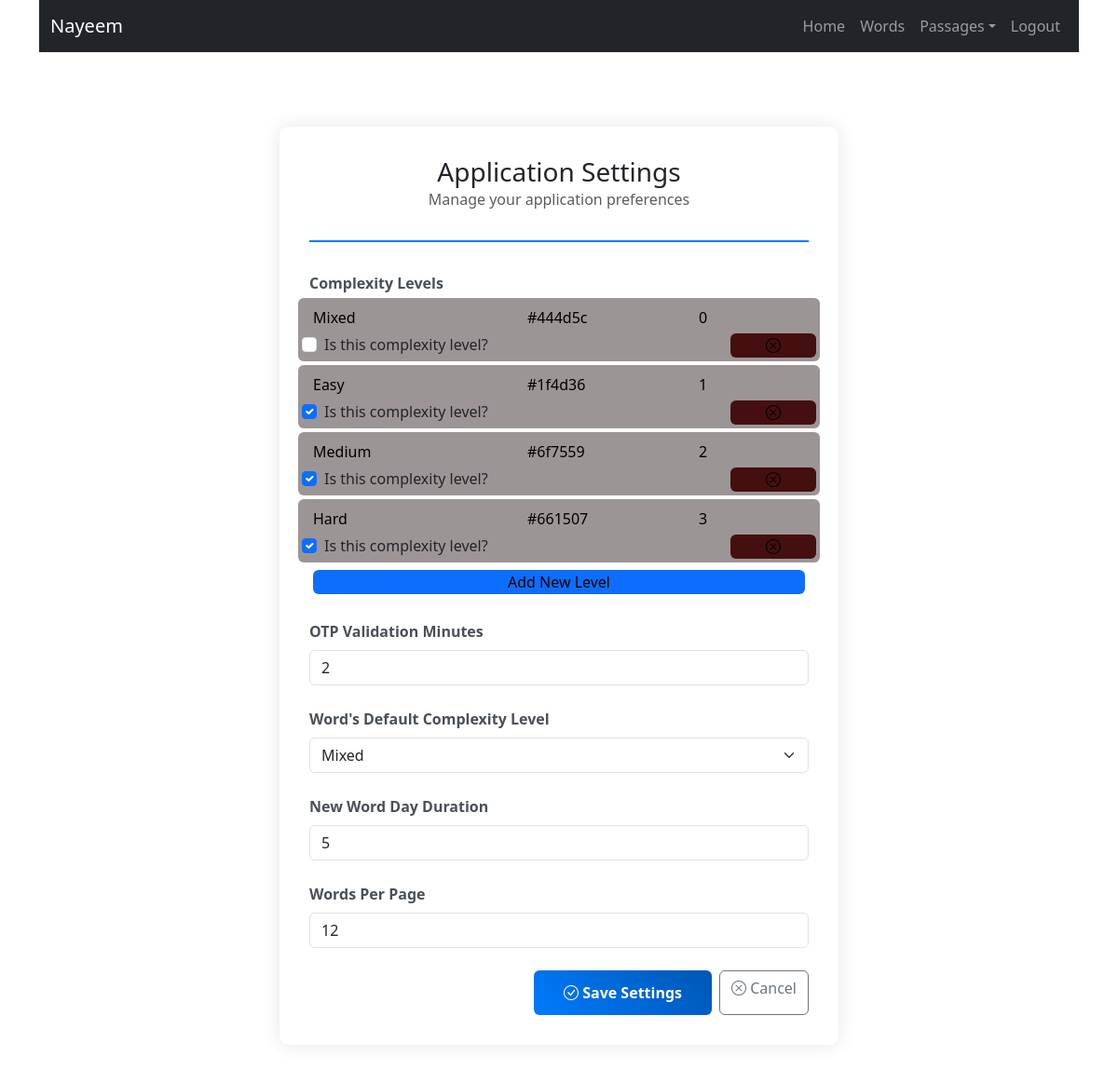
The page /settings/get-user-settings/ (signed in) on the database its author committed.
### user/models.py (models this page shows, shortened)
class User(AbstractUser):
    phone = models.CharField(max_length=100, null=True, blank=True)
    gender = models.CharField(max_length=10, choices=ghelp.list_to_tuple(CHOICE.GENDER), blank=True, null=True)
    user_type = models.CharField(max_length=20, choices=ghelp.list_to_tuple(CHOICE.USER_TYPE), default='General')
    @property
    def short_name(self):
        name = None
        if self.first_name: name = self.first_name
        else:
            if self.last_name: name = self.last_name
        return name

### word/models.py (models this page shows, shortened)
class ComplexityLevel(models.Model):
    text = models.CharField(max_length=50, unique=True)
    difficulty_level = models.IntegerField(default=1)
    color = models.CharField(max_length=50)
    is_complexity_level = models.BooleanField(default=False)
    created_at = models.DateTimeField(auto_now_add=True)

### settings/models.py (models this page shows, shortened)
class Settings(SingletonModel):
    otp_validation_minutes = models.IntegerField(default=2)

class UserSettings(models.Model):
    user = models.OneToOneField(MODELS_USER.User, on_delete=models.CASCADE, related_name='user_setting')
    new_word_day_duration = models.IntegerField(default=7)
    words_per_page = models.IntegerField(default=12)
    words_default_complexity_level = models.ForeignKey(MODELS_WORD.ComplexityLevel, on_delete=models.SET_NULL, blank=True, null=True)

### settings/views.py (the view, shortened to what this page needs)
# urls.py: path('get-user-settings/', views.get_user_settings, name='get-user-settings'),
@login_required(login_url=ghelp.nav_links(key='login')['link'])
def get_user_settings(request):
    html_path = 'dictionary/settings/get-user-settings.html'
    user_settings = ghelp.get_user_settings(request.user)
    general_Settings = ghelp.get_general_settings(MODELS_SETT.Settings)
    context = {
        'title': 'Settings',
        'user': request.user,
        'nav_links': {
            'auth': {
                'home': ghelp.nav_links(key='home', user=request.user),
                'view_passage': ghelp.nav_links(key='view_passage'),
                'add_passage': ghelp.nav_links(key='add_passage'),
                'words': ghelp.nav_links(key='words'),
                'logout': ghelp.nav_links(key='logout')
            },
            'unauth': {
                'home': ghelp.nav_links(key='home'),
                'login': ghelp.nav_links(key='login'),
                'register': ghelp.nav_links(key='register'),
            }
        },
        'data': {
            'is_admin': True if request.user.user_type == 'Admin' else False,
            'complexitys': MODELS_WORD.ComplexityLevel.objects.all().order_by('difficulty_level'),
            'general_Settings': general_Settings,
            'user_settings': user_settings,
        }
    }
    return render(request, html_path, context=context)

### help/common/n.py (called while the page is built)
    def get_general_settings(self, Settings):
        settings = Settings.objects.all()
        if settings.exists(): return settings.first()
        else: return None

    def get_user_settings(self, loggedin_user):
        if hasattr(loggedin_user, 'user_setting'): return loggedin_user.user_setting
        else: return None

### templates/dictionary/settings/get-user-settings.html (shortened to what this page needs)
{% extends 'base.html' %}
{% block navbar %}
    <nav class="navbar navbar-expand-lg navbar-dark navbar-sticky-top">
        <div class="container-fluid">
            <a class="navbar-brand" href="{% url nav_links.auth.home.name %}">{{nav_links.auth.home.level}}</a>
            <div class="collapse navbar-collapse" id="navbarNav">
                <ul class="navbar-nav ms-auto">
                    {% if user.is_authenticated %}
                        <li class="nav-item"><a class="nav-link" href="{% url nav_links.auth.home.name %}">Home</a></li>
                        <li class="nav-item"><a class="nav-link" href="{% url nav_links.auth.words.name %}">{{nav_links.auth.words.level}}</a></li>
                        <li class="nav-item dropdown">
                            <a class="nav-link dropdown-toggle" href="#" id="passagesDropdown" role="button" data-bs-toggle="dropdown" aria-expanded="false">Passages</a>
                        </li>
                        <li class="nav-item"><a class="nav-link" href="{% url nav_links.auth.logout.name %}">{{nav_links.auth.logout.level}}</a></li>
                    {% endif %}
                </ul>
            </div>
        </div>
    </nav>
{% endblock %}
{% block body %}
    <div class="container py-5">
        <div class="settings-container">
            <div class="settings-header text-center">
                <h1 class="h3 mb-0">Application Settings</h1>
                <p class="text-muted">Manage your application preferences</p>
            </div>
            <form method="post" action="{% url 'get-user-settings' %}" novalidate>
                {% if data.is_admin %}
                <div class="d-flex flex-column mb-4">
                    <label class="form-label">Complexity Levels</label>
                    <div id="complexity-containter" class="row gy-1">
                        {% for complexity in data.complexitys %}
                        <div id="complexity-{{complexity.id}}" class="col-12 my-1 complexities">
                            <div class="row p-1 gy-1 rounded" style="background-color: #9c9595;">
                                <input type="text"
                                    class="transparent-input col-4 col-md-5"
                                    value="{{complexity.text}}"
                                    name="complexity_text"
                                    required>
                                <input type="text"
                                    class="transparent-input col-4 col-md-4"
                                    value="{{complexity.color}}"
                                    name="complexity_color"
                                    required>
                                <input type="number"
                                    class="transparent-input col-4 col-md-3"
                                    value="{{complexity.difficulty_level}}"
                                    name="complexity_difficulty_level"
                                    min="1"
                                    required>
                                <div class="form-check col-4 col-md-10">
                                    <input class="form-check-input" type="checkbox" {% if complexity.is_complexity_level %}checked{% endif %} name="is_complexity_level{{complexity.id}}" id="isComplexityLevel{{complexity.id}}">
                                    <label class="form-check-label" for="isComplexityLevel{{complexity.id}}">Is this complexity level?</label>
                                </div>
                                <button class="col-6 col-md-2 rounded" type="button" style="border: none; background-color: #450f0f;" onclick="removeComplexity('complexity-{{complexity.id}}')"><i class="bi bi-x-circle"></i></button>
                            </div>
                        </div>
                        {% endfor %}
                    </div>
                    <button class="bg-primary rounded m-1" type="button" style="border: none;" onclick="addNewComplexityLevel()">Add New Level</button>
                </div>
                <div class="mb-4">
                    <label for="otpValidationMinutes" class="form-label">OTP Validation Minutes</label>
                    <input type="number"
                           class="form-control"
                           id="otpValidationMinutes"
                           name="otp_validation_minutes"
                           value="{{ data.general_Settings.otp_validation_minutes|default:'' }}"
                           min="1"
                           max="365"
                           required>
                </div>
                {% endif %}
                <div class="mb-4">
                    <label for="wordsDefaultComplexityLevel" class="form-label">Word's Default Complexity Level</label>
                    <select id="wordsDefaultComplexityLevel" name="words_default_complexity_level" class="form-select">
                        {% for complexity in data.complexitys %}
                            <option value="{{ complexity.id }}" {% if data.user_settings.words_default_complexity_level.id == complexity.id %}selected{% endif %}>{{ complexity.text }}</option>
                        {% endfor %}
                    </select>
                </div>
                <div class="mb-4">
                    <label for="newWordDayDuration" class="form-label">New Word Day Duration</label>
                    <input type="number"
                           class="form-control"
                           id="newWordDayDuration"
                           name="new_word_day_duration"
                           value="{{ data.user_settings.new_word_day_duration|default:'' }}"
                           min="1"
                           max="365"
                           required>
                </div>
                <div class="mb-4">
                    <label for="wordsPerPage" class="form-label">Words Per Page</label>
                    <input type="number"
                           class="form-control"
                           id="wordsPerPage"
                           name="words_per_page"
                           value="{{ data.user_settings.words_per_page|default:'' }}"
                           min="1"
                           required>
                </div>
                <div class="d-grid gap-2 d-md-flex justify-content-md-end">
                    <button type="submit" class="btn btn-primary">
                        <i class="bi bi-check-circle"></i> Save Settings
                    </button>
                    <a href="{% url 'home' %}" class="btn btn-outline-secondary">
                        <i class="bi bi-x-circle"></i> Cancel
                    </a>
                </div>
            </form>
        </div>
    </div>
{% endblock %}

### templates/base.html (style rules this page uses)
.navbar-sticky-top { position: sticky; top: 0; background-color: #212529; }
.transparent-input { background: transparent; border: none; transition: border 0.3s ease; }
.transparent-input::placeholder { color: transparent; transition: opacity 0.3s ease; }

### templates/dictionary/settings/get-user-settings.html (style rules this page uses)
.settings-container { max-width: 600px; margin: 2rem auto; padding: 2rem; background: #fff; border-radius: 10px; box-shadow: 0 0 20px rgba(0,0,0,0.1); }
.settings-header { border-bottom: 2px solid #007bff; padding-bottom: 1rem; margin-bottom: 2rem; }
.form-label { font-weight: 600; color: #495057; }
.btn-primary { background: linear-gradient(45deg, #007bff, #0056b3); border: none; padding: 0.75rem 2rem; font-weight: 600; }

### rows shown on the page
User: auth.home.level "Nayeem"
ComplexityLevel: complexity_text "Mixed", complexity_color "#444d5c", complexity_difficulty_level "0"
ComplexityLevel: complexity_text "Easy", complexity_color "#1f4d36", complexity_difficulty_level "1", is_complexity_level "☑"
ComplexityLevel: complexity_text "Medium", complexity_color "#6f7559", complexity_difficulty_level "2", is_complexity_level "☑"
ComplexityLevel: complexity_text "Hard", complexity_color "#661507", complexity_difficulty_level "3", is_complexity_level "☑"
Settings: otp_validation_minutes "2"
UserSettings: words_default_complexity_level "Mixed", new_word_day_duration "5", words_per_page "12"

### other values the page prints
{{ nav_links.auth.words.level }} "Words"
{{ nav_links.auth.logout.level }} "Logout"
